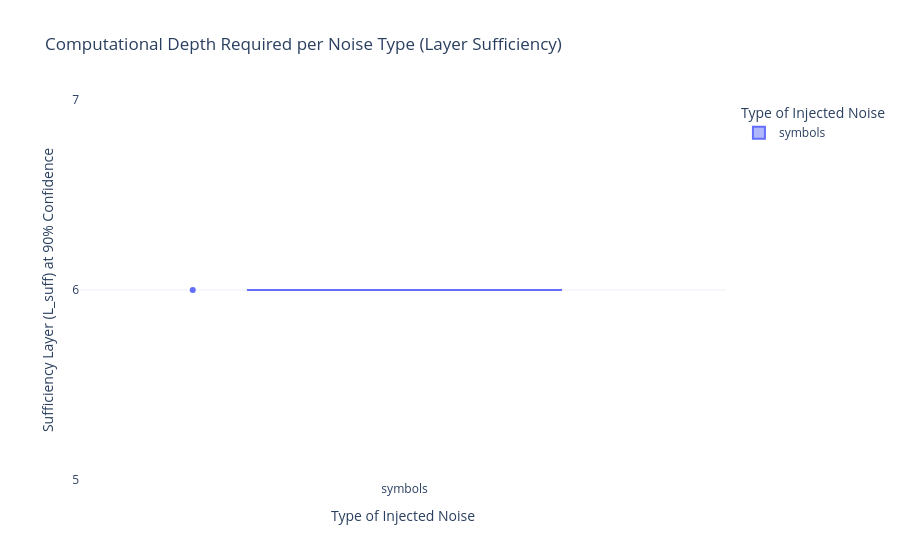

The notebook cell this image was saved under:
### Code cell
run_experiment(model, sample_df, sample, threshold)

### Figure 1 — Plotly figure (JSON) as saved in the notebook; plotly's stock layout.template omitted (floating-point values rounded to 4 significant figures)
{"data": [{"alignmentgroup": "True", "boxpoints": "all", "hovertemplate": "Type of Injected Noise=%{x}<br>Sufficiency Layer (L_suff) at 90% Confidence=%{y}<extra></extra>", "legendgroup": "symbols", "marker": {"color": "#636efa"}, "name": "symbols", "notched": false, "offsetgroup": "symbols", "orientation": "v", "showlegend": true, "type": "box", "x": ["symbols"], "x0": " ", "xaxis": "x", "y": [6], "y0": " ", "yaxis": "y"}], "layout": {"boxmode": "overlay", "legend": {"title": {"text": "Type of Injected Noise"}, "tracegroupgap": 0}, "title": {"text": "Computational Depth Required per Noise Type (Layer Sufficiency)"}, "xaxis": {"anchor": "y", "categoryarray": ["symbols"], "categoryorder": "array", "domain": [0, 1], "title": {"text": "Type of Injected Noise"}}, "yaxis": {"anchor": "x", "domain": [0, 1], "dtick": 1, "tick0": 0, "tickmode": "linear", "title": {"text": "Sufficiency Layer (L_suff) at 90% Confidence"}}}}
